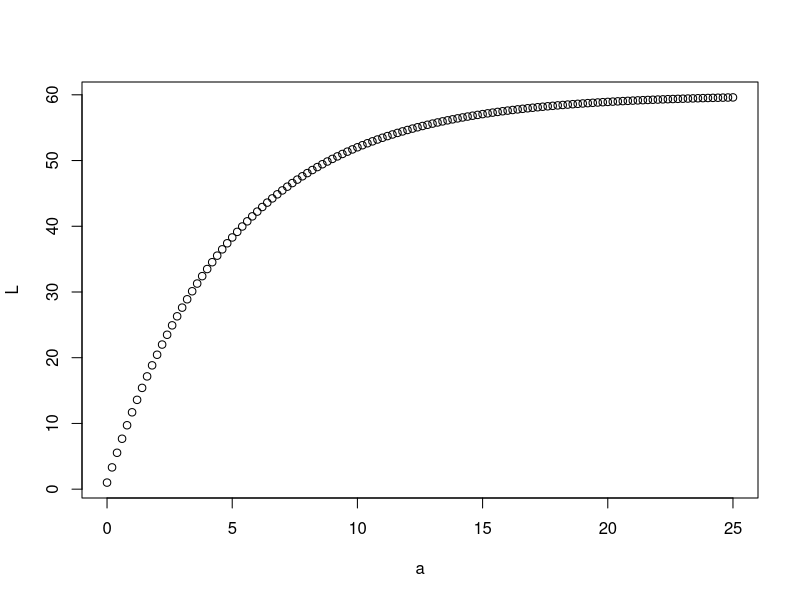
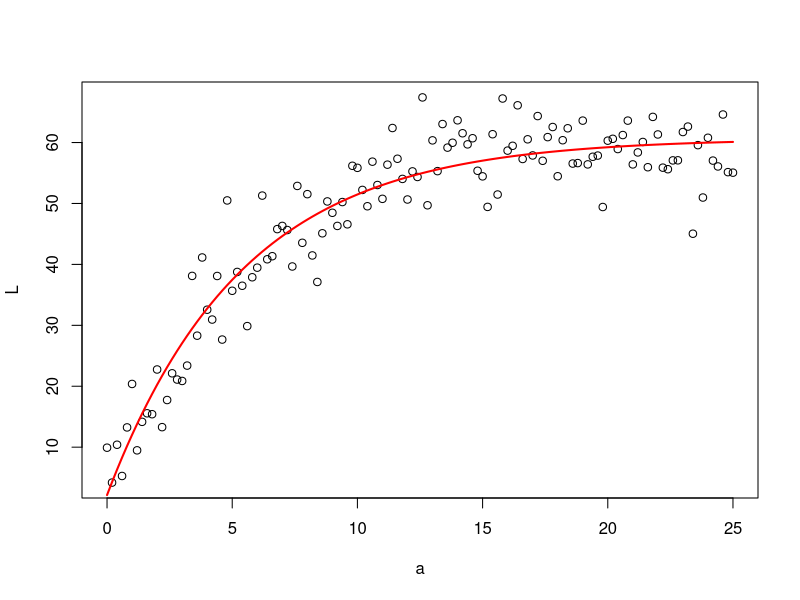

These figures' R source, in order: (Note: this script raises an error after producing the figures.)
## ---- chunk 1
ages <- seq(0,25,0.2)
vb.L0 <- 1
vb.Linf <- 60
vb.k <- -0.2

vb.f <- function(a){vb.Linf + (vb.L0 - vb.Linf) * exp(vb.k*a)}
lengths <- vb.f(ages)
vb.df <- data.frame(a=ages, L=lengths)
plot(L~a, data=vb.df)

## can we estimate this model?
# vb.fit <- nls(L ~ Linf + (L0-Linf) * exp(k * a), data=vb.df, start=list(Linf=60, k=-0.2, L0=1))

vb.df$L <-vb.df$L + rnorm(length(ages),0,5)
plot(L~a, data=vb.df)
vb.fit <- nls(L ~ Linf + (L0-Linf) * exp(k * a), data=vb.df, start=list(Linf=60, k=-0.2, L0=1))
lines(ages, predict(vb.fit), col="red", lwd=2)
vb.fit
## ---- chunk 2
ages <- seq(0,25,0.2)
vb.L0 <- 1
vb.Linf <- c(60,100)
vb.k <- c(-0.2,-0.1)

vb.f <- function(a, L0, Linf, k){Linf + (L0 - Linf) * exp(k*a)}

vb.df <- rbind(
data.frame(type="type1",a=ages,L=vb.f(ages, vb.L0, vb.Linf[1], vb.k[1])),
data.frame(type="type2",a=ages,L=vb.f(ages, vb.L0, vb.Linf[2], vb.k[2]))
)
g <- ggplot(vb.df, aes(x=a,y=L)) + geom_line(aes(col=type))
g

## ---- chunk 3

